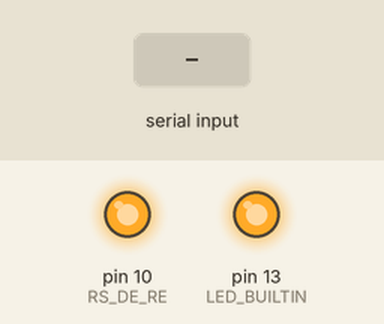
This program was run on a simulated Teensy 4. Parts: output pins drawn as LEDs (lit = HIGH). Inputs (shaded band) come from the test bench. What the program prints to the serial monitor is not drawn.

Above: at 2.2 s.
2.3 s: "1" received over Serial
At 2.6 s:
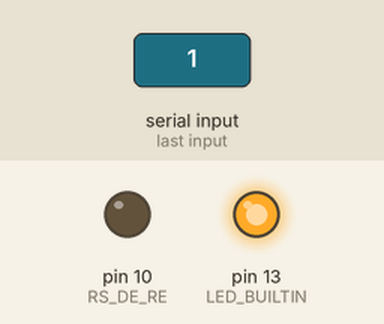
Timing chart, 0 to 5.3 s (numbered marks = the images above; inputs shaded):
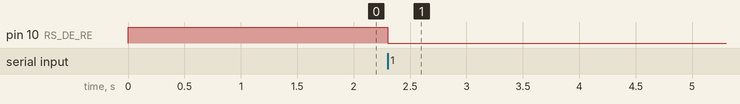

The program:

main.cpp
```cpp
#include <Arduino.h>
#include <SoftwareSerial.h>


// Define RS485 communication pins
const int RS_RO = 7; // Pin to receive data (RO on MAX485)
const int RS_DI = 8; // Pin to transmit data (DI on MAX485)
const int RS_DE_RE = 10; // Pin to enable RS485 transmission (DE/RE on MAX485)

// Set up SoftwareSerial for RS485 communication
SoftwareSerial RS_Master(RS_RO, RS_DI);

void setup() {
  // Start the RS485 and Serial communication
  Serial.begin(9600); // For Serial Monitor
  while (!Serial);
  RS_Master.begin(9600);  // RS485 baud rate
  Serial.println("Waiting for data...");
  pinMode(LED_BUILTIN, OUTPUT);
  digitalWrite(LED_BUILTIN, HIGH);
  pinMode(RS_DE_RE, OUTPUT); // Set RS485 DE pin as output
  digitalWrite(RS_DE_RE, HIGH); // Set to receive mode initially
  delay(1000);
}

void loop() {
  // Ensure RS485 is in receive mode
  if (Serial.available())
  {
    digitalWrite(RS_DE_RE, HIGH);
    RS_Master.write(Serial.read());
    digitalWrite(RS_DE_RE, LOW);

    if (RS_Master.available())
    {
      Serial.write(RS_Master.read());
    }
  }
}
```

Measured:
- after the input at 2.3 s, pin 10 (RS_DE_RE): HIGH → LOW at once
